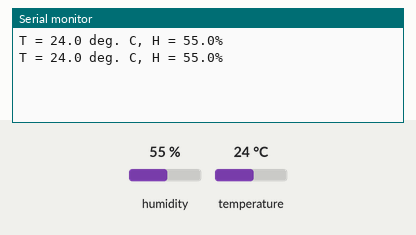
Recording of a sketch running on a simulated Arduino Uno, built with avr-gcc and run on an emulated ATmega328P. On the bench: the last lines printed to the serial monitor. Inputs (shaded band) come from the test bench; at power-on: humidity 55 %, temperature 24 °C.

Above: at 6.8 s.
6.9 s: humidity set to 22 %
At 10.5 s:
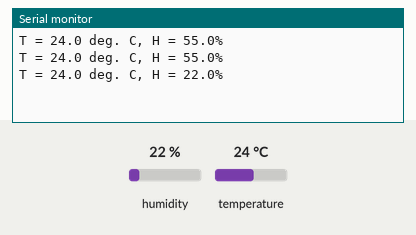
11.4 s: temperature set to 12 °C
At 12.8 s:
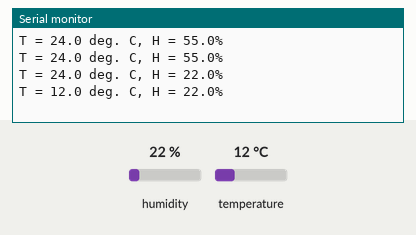
15.9 s: humidity set to 40 %
At 18.6 s:
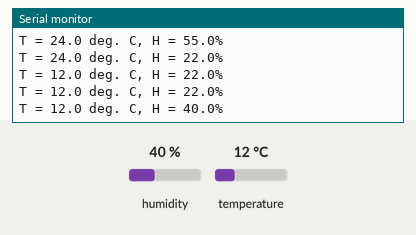
Timing chart, 0 to 20.1 s (numbered marks = the images above; inputs shaded):
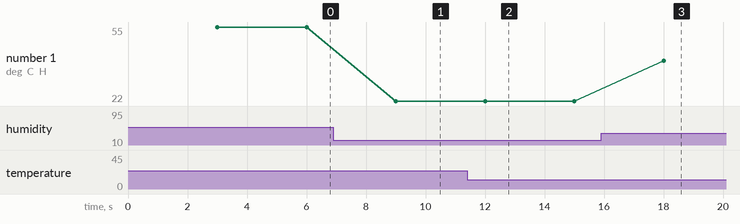

Measured:
- after the input at 6.9 s, the serial monitor: prints a new line after 2.1 s (image 1)
- after the input at 11.4 s, the serial monitor: prints a new line after 0.60 s (image 2)
- after the input at 15.9 s, the serial monitor: prints a new line after 2.1 s (image 3)
- plotted number 1: 55 → 22 after the input at 6.9 s, 22 → 40 after the input at 15.9 s

The sketch:

DHT11.ino
```cpp
#include <dht_nonblocking.h>

#define DHT_SENSOR_TYPE DHT_TYPE_11
// DHT_SENSOR_TYPE es una constante definida en la librería dht_nonblocking
// que se utiliza para definir el tipo de sensor DHT
// En este caso, se define como DHT_TYPE_11 para el sensor DHT11
// La librería dht_nonblocking es una librería de Arduino
// que permite leer sensores DHT de forma no bloqueante

static const int DHT_PIN = 2;
// Pin de datos del sensor DHT11

DHT_nonblocking dht_sensor( DHT_PIN, DHT_SENSOR_TYPE );
// Instancia del sensor DHT11
// DHT_nonblocking es una función de la librería dht_nonblocking

void setup( )
{
  Serial.begin( 9600);
  // Inicializa el puerto serie a 9600 baudios para la comunicación
  // con el monitor serie
}

static bool medir_entorno( float *temperatura, float *humedad ) {
  static unsigned long marca_tiempo = millis( );
  if( millis( ) - marca_tiempo > 3000ul ) {
    if( dht_sensor.measure( temperatura, humedad ) == true ) {
      marca_tiempo = millis( );
      return( true );
    }
	// Si no hay medida disponible, se devuelve falso
	// y no se actualiza la marca de tiempo
	// Esto evita que se llame a la función de medida
	// si no hay datos disponibles
	// Para ello, se utiliza la función millis( ) para
	// obtener el tiempo actual en milisegundos
	// y se compara con el tiempo de la última medida
	// Si ha pasado más de 3 segundos desde la última medida
	// se llama a la función de medida}
  }
  return( false );
}

void loop( ) {
  float temperatura;
  float humedad;

  // Medimos la temperatura y la humedad. Si la función devuelve
  // verdadero, entonces hay una medida disponible.
  // Si la función devuelve falso, entonces no hay medida disponible.
  // En este caso, no se hace nada.
  if( medir_entorno( &temperatura, &humedad ) == true )
  {
    Serial.print( "T = " );
    Serial.print( temperatura, 1 );
    Serial.print( " deg. C, H = " );
    Serial.print( humedad, 1 );
    Serial.println( "%" );
  }
}
```
